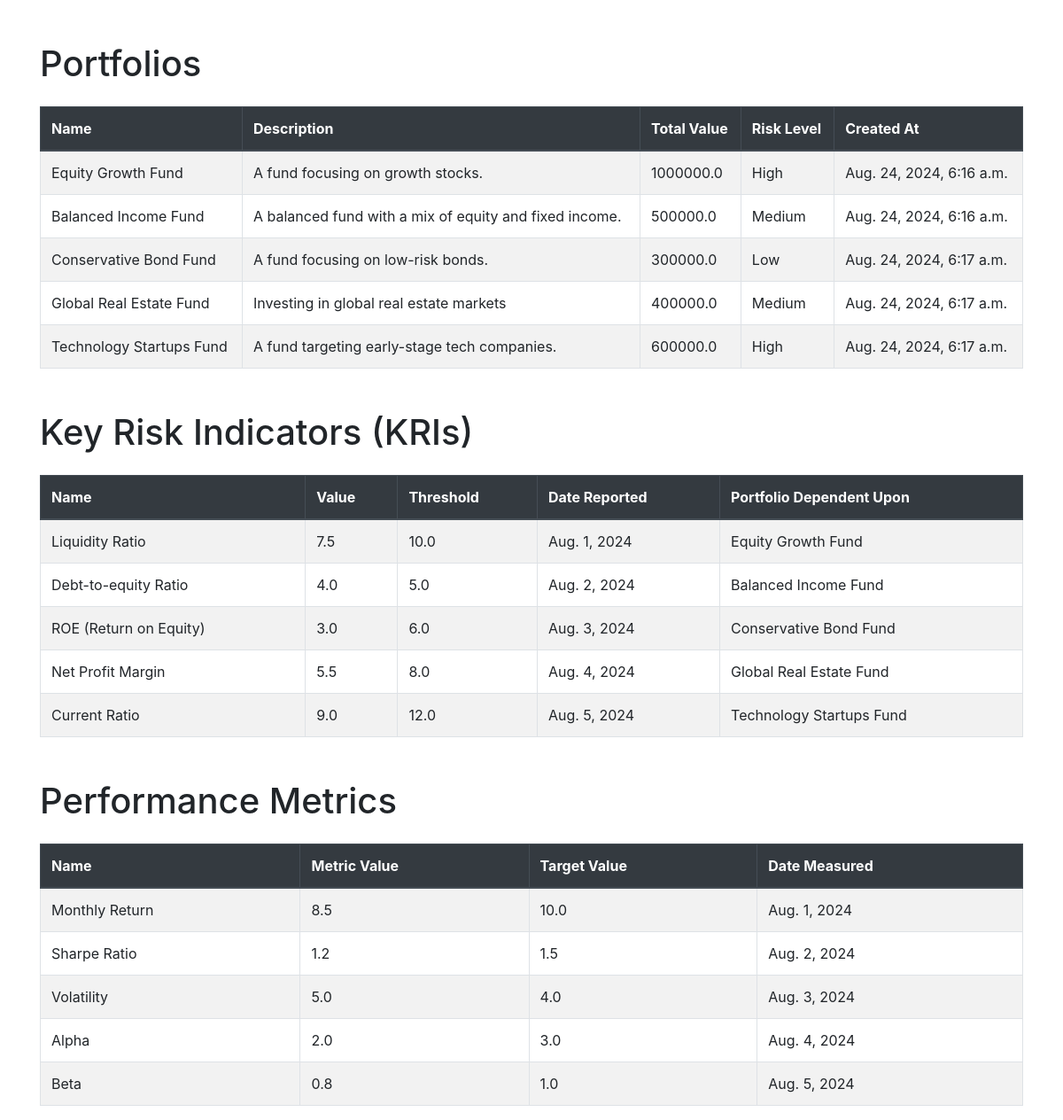
/riskview/dashboard/, run on the app's committed database.
### RiskView/models.py (models this page shows, shortened)
class Portfolio(models.Model):
    name = models.CharField(max_length=100)  # Name of the portfolio
    description = models.TextField(blank=True)  # Optional description
    total_value = models.FloatField()
    risk_level = models.CharField(max_length=50, choices=[
        ('Low', 'Low'),
        ('Medium', 'Medium'),
        ('High', 'High'),
    ])  # Risk level of the portfolio
    created_at = models.DateTimeField(auto_now_add=True)  # Automatically set the date when created
    def __str__(self):
        return self.name

class KRI(models.Model):
    name = models.CharField(max_length=100)
    value = models.FloatField()
    threshold = models.FloatField()
    date_reported = models.DateField()
    portfolio = models.ForeignKey(Portfolio, on_delete=models.CASCADE)

class PerformanceMetric(models.Model):
    name = models.CharField(max_length=100)
    metric_value = models.FloatField()
    target_value = models.FloatField()
    date_measured = models.DateField()

### RiskView/views.py (the view)
# urls.py: path('dashboard/', views.dashboard, name='dashboard'),
def dashboard(request):
    kris = KRI.objects.all()  # Fetch all KRIs
    metrics = PerformanceMetric.objects.all()  # Fetch all Performance Metrics
    portfolios = Portfolio.objects.all()  # Fetch all Portfolios
    return render(request, 'RiskView/dashboard.html', {
        'kris': kris,
        'metrics': metrics,
        'portfolios': portfolios,
    })

### RiskView/templates/RiskView/dashboard.html (shortened to what this page needs)
<!DOCTYPE html>
<html lang="en">
<head>
    <link href="https://stackpath.bootstrapcdn.com/bootstrap/4.5.2/css/bootstrap.min.css" rel="stylesheet">
</head>
<body>
    <div class="container mt-5">
        <h1 class="mb-4">Portfolios</h1>
        <table class="table table-striped table-bordered">
            <thead class="thead-dark">
                <tr>
                    <th>Name</th>
                    <th>Description</th>
                    <th>Total Value</th>
                    <th>Risk Level</th>
                    <th>Created At</th>
                </tr>
            </thead>
            <tbody>
                {% for portfolio in portfolios %}
                <tr>
                    <td>{{ portfolio.name }}</td>
                    <td>{{ portfolio.description }}</td>
                    <td>{{ portfolio.total_value }}</td>
                    <td>{{ portfolio.risk_level }}</td>
                    <td>{{ portfolio.created_at }}</td>
                </tr>
                {% endfor %}
            </tbody>
        </table>
        <h1 class="mt-5 mb-4">Key Risk Indicators (KRIs)</h1>
        <table class="table table-striped table-bordered">
            <thead class="thead-dark">
                <tr>
                    <th>Name</th>
                    <th>Value</th>
                    <th>Threshold</th>
                    <th>Date Reported</th>
                    <th>Portfolio Dependent Upon</th>
                </tr>
            </thead>
            <tbody>
                {% for kri in kris %}
                <tr>
                    <td>{{ kri.name }}</td>
                    <td>{{ kri.value }}</td>
                    <td>{{ kri.threshold }}</td>
                    <td>{{ kri.date_reported }}</td>
                    <td>{{ kri.portfolio }}</td>
                </tr>
                {% endfor %}
            </tbody>
        </table>
        <h1 class="mt-5 mb-4">Performance Metrics</h1>
        <table class="table table-striped table-bordered">
            <thead class="thead-dark">
                <tr>
                    <th>Name</th>
                    <th>Metric Value</th>
                    <th>Target Value</th>
                    <th>Date Measured</th>
                </tr>
            </thead>
            <tbody>
                {% for metric in metrics %}
                <tr>
                    <td>{{ metric.name }}</td>
                    <td>{{ metric.metric_value }}</td>
                    <td>{{ metric.target_value }}</td>
                    <td>{{ metric.date_measured }}</td>
                </tr>
                {% endfor %}
            </tbody>
        </table>
    </div>
</body>
</html>

### data on the page
Portfolio: name "Equity Growth Fund", description "A fund focusing on growth stocks.", total_value "1000000.0", risk_level "High", created_at "Aug. 24, 2024, 6:16 a.m."
Portfolio: name "Balanced Income Fund", description "A balanced fund with a mix of equity and fixed income.", total_value "500000.0", risk_level "Medium", created_at "Aug. 24, 2024, 6:16 a.m."
Portfolio: name "Conservative Bond Fund", description "A fund focusing on low-risk bonds.", total_value "300000.0", risk_level "Low", created_at "Aug. 24, 2024, 6:17 a.m."
Portfolio: name "Global Real Estate Fund", description "Investing in global real estate markets", total_value "400000.0", risk_level "Medium", created_at "Aug. 24, 2024, 6:17 a.m."
Portfolio: name "Technology Startups Fund", description "A fund targeting early-stage tech companies.", total_value "600000.0", risk_level "High", created_at "Aug. 24, 2024, 6:17 a.m."
KRI: name "Liquidity Ratio", value "7.5", threshold "10.0", date_reported "Aug. 1, 2024", portfolio "Equity Growth Fund"
KRI: name "Debt-to-equity Ratio", value "4.0", threshold "5.0", date_reported "Aug. 2, 2024", portfolio "Balanced Income Fund"
KRI: name "ROE (Return on Equity)", value "3.0", threshold "6.0", date_reported "Aug. 3, 2024", portfolio "Conservative Bond Fund"
KRI: name "Net Profit Margin", value "5.5", threshold "8.0", date_reported "Aug. 4, 2024", portfolio "Global Real Estate Fund"
KRI: name "Current Ratio", value "9.0", threshold "12.0", date_reported "Aug. 5, 2024", portfolio "Technology Startups Fund"
PerformanceMetric: name "Monthly Return", metric_value "8.5", target_value "10.0", date_measured "Aug. 1, 2024"
PerformanceMetric: name "Sharpe Ratio", metric_value "1.2", target_value "1.5", date_measured "Aug. 2, 2024"
PerformanceMetric: name "Volatility", metric_value "5.0", target_value "4.0", date_measured "Aug. 3, 2024"
PerformanceMetric: name "Alpha", metric_value "2.0", target_value "3.0", date_measured "Aug. 4, 2024"
PerformanceMetric: name "Beta", metric_value "0.8", target_value "1.0", date_measured "Aug. 5, 2024"
